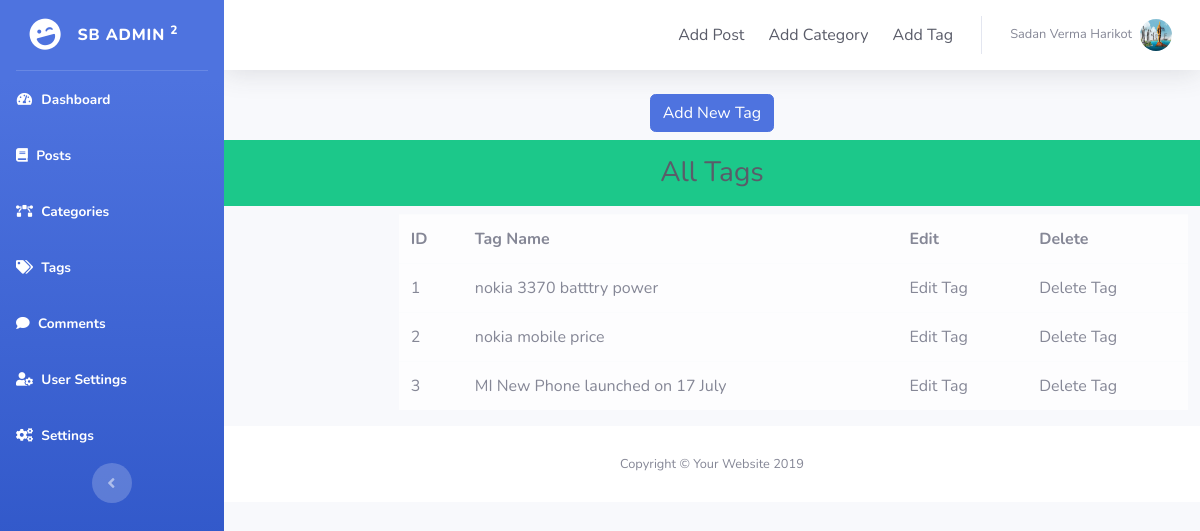
Page /admin/tags.php (signed in) on the committed database.
### tables this page shows
CREATE TABLE `tags` (
  `id` int(11) NOT NULL,
  `name` varchar(255) NOT NULL,
  `slug` varchar(255) NOT NULL
);

### admin/db/DB.php (called while the page is built, shortened)
<?php
class DB
{
    protected $dbh;
    public function __construct()
    {
        $this->dbh = new PDO('mysql:host=' . DB_HOST . ';dbname=' . DB_NAME, DB_USER, DB_PASS);
    }
    public function findData(string $table)
    {
        $query = "SELECT * FROM $table";
        $stmt = $this->dbh->prepare($query);
        $stmt->execute();
        $result = $stmt->fetchAll(PDO::FETCH_ASSOC);
        if (count($result) > 0) {
            return $result;
        }
        return "No Data Found";
    }
}

### admin/tags.php (the view, shortened to what this page needs)
<?php
require_once 'db/DB.php';
$db = new DB();
?>
<?php include 'inc/header.php' ?>
<div id="wrapper">
    <?php include 'inc/sidebar.php'; ?>
    <div id="content-wrapper" class="d-flex flex-column">
        <div id="content">
            <?php include 'inc/top.php'; ?>
            <div class='oop-box'>
                <div class="row">
                    <div class="col-12 d-flex justify-content-center mb-2">
                        <a href='add-tag.php' class="btn btn-primary" type="button">Add New Tag</a>
                    </div>
                </div>
                <div class='col-12 bg-success'>
                    <h3 class='text-center text-dark p-3'>All Tags</h3>
                </div>
                <div class='col-10 offset-2'>
                    <table class="table table-light">
                        <tr>
                            <th>ID</th>
                            <th>Tag Name</th>
                            <th>Edit</th>
                            <th>Delete</th>
                        </tr>
                        <?php
                        foreach ($db->findData('tags') as $value) {
                            echo "<tr>
                                    <td>{$value['id']}</td>
                                    <td>{$value['name']}</td>
                                    <td>Edit Tag</td>
                                    <td>Delete Tag</td>
                                </tr>";
                        }
                        ?>
                    </table>
                </div>
            </div>
            <?php include 'inc/copyright.php'; ?>
        </div>
    </div>
    <?php include 'inc/footer.php'; ?>

### rows in the picture
tags: id "1", name "nokia 3370 batttry power"
tags: id "2", name "nokia mobile price"
tags: id "3", name "MI New Phone launched on 17 July"

### other values in the picture
$user_name "Sadan Verma Harikot"
